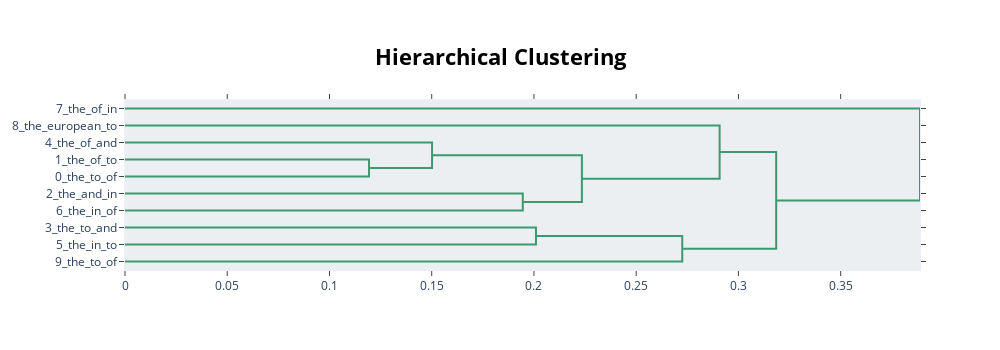

Write notebook code for a chart like this one.
### Code cell
model_seeded.visualize_hierarchy()

### Figure 1 — Plotly figure (JSON) as saved in the notebook; plotly's stock layout.template omitted (floating-point values rounded to 4 significant figures)
{"data": [{"hoverinfo": "text", "marker": {"color": "rgb(61,153,112)"}, "mode": "lines", "type": "scatter", "x": [0, 0.1193, 0.1193, 0], "xaxis": "x", "y": [-35, -35, -45, -45], "yaxis": "y"}, {"hoverinfo": "text", "marker": {"color": "rgb(61,153,112)"}, "mode": "lines", "type": "scatter", "x": [0, 0.1502, 0.1502, 0.1193], "xaxis": "x", "y": [-25, -25, -40, -40], "yaxis": "y"}, {"hoverinfo": "text", "marker": {"color": "rgb(61,153,112)"}, "mode": "lines", "type": "scatter", "x": [0, 0.1945, 0.1945, 0], "xaxis": "x", "y": [-55, -55, -65, -65], "yaxis": "y"}, {"hoverinfo": "text", "marker": {"color": "rgb(61,153,112)"}, "mode": "lines", "type": "scatter", "x": [0.1502, 0.2234, 0.2234, 0.1945], "xaxis": "x", "y": [-32.5, -32.5, -60, -60], "yaxis": "y"}, {"hoverinfo": "text", "marker": {"color": "rgb(61,153,112)"}, "mode": "lines", "type": "scatter", "x": [0, 0.2908, 0.2908, 0.2234], "xaxis": "x", "y": [-15, -15, -46.25, -46.25], "yaxis": "y"}, {"hoverinfo": "text", "marker": {"color": "rgb(61,153,112)"}, "mode": "lines", "type": "scatter", "x": [0, 0.201, 0.201, 0], "xaxis": "x", "y": [-75, -75, -85, -85], "yaxis": "y"}, {"hoverinfo": "text", "marker": {"color": "rgb(61,153,112)"}, "mode": "lines", "type": "scatter", "x": [0.201, 0.2725, 0.2725, 0], "xaxis": "x", "y": [-80, -80, -95, -95], "yaxis": "y"}, {"hoverinfo": "text", "marker": {"color": "rgb(61,153,112)"}, "mode": "lines", "type": "scatter", "x": [0.2908, 0.3185, 0.3185, 0.2725], "xaxis": "x", "y": [-30.62, -30.62, -87.5, -87.5], "yaxis": "y"}, {"hoverinfo": "text", "marker": {"color": "rgb(61,153,112)"}, "mode": "lines", "type": "scatter", "x": [0, 0.3888, 0.3888, 0.3185], "xaxis": "x", "y": [-5, -5, -59.06, -59.06], "yaxis": "y"}], "layout": {"autosize": false, "height": 350, "hoverlabel": {"bgcolor": "white", "font": {"family": "Rockwell", "size": 16}}, "hovermode": "closest", "plot_bgcolor": "#ECEFF1", "showlegend": false, "title": {"font": {"color": "Black", "size": 22}, "text": "<b>Hierarchical Clustering</b>", "x": 0.5, "xanchor": "center", "yanchor": "top"}, "width": 1000, "xaxis": {"mirror": "allticks", "rangemode": "tozero", "showgrid": false, "showline": true, "showticklabels": true, "ticks": "outside", "type": "linear", "zeroline": false}, "yaxis": {"mirror": "allticks", "range": [-100, 0], "rangemode": "tozero", "showgrid": false, "showline": true, "showticklabels": true, "tickmode": "array", "ticks": "outside", "ticktext": ["7_the_of_in", "8_the_european_to", "4_the_of_and", "1_the_of_to", "0_the_to_of", "2_the_and_in", "6_the_in_of", "3_the_to_and", "5_the_in_to", "9_the_to_of"], "tickvals": [-5, -15, -25, -35, -45, -55, -65, -75, -85, -95], "type": "linear", "zeroline": false}}}
